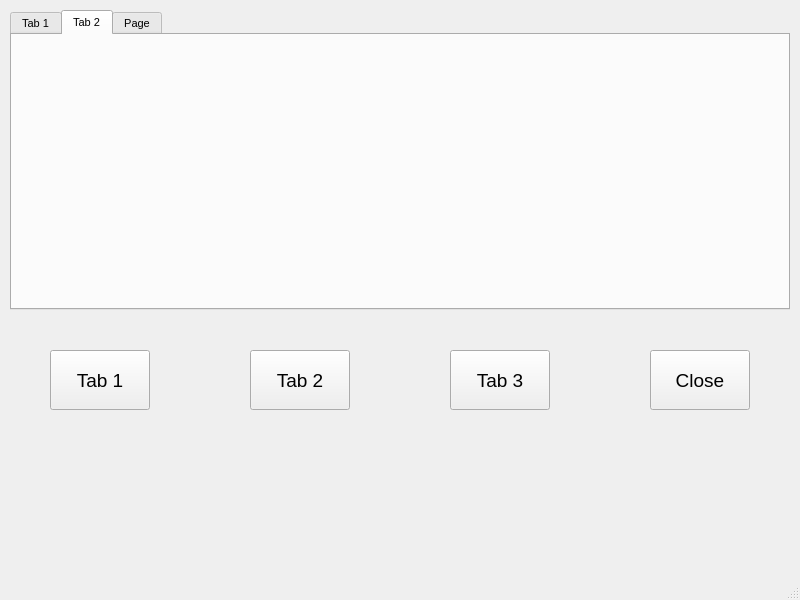
<?xml version="1.0" encoding="UTF-8"?>
<ui version="4.0">
 <class>MainWindow</class>
 <widget class="QMainWindow" name="MainWindow">
  <property name="geometry">
   <rect>
    <x>0</x>
    <y>0</y>
    <width>800</width>
    <height>600</height>
   </rect>
  </property>
  <property name="windowTitle">
   <string>MainWindow</string>
  </property>
  <widget class="QWidget" name="centralwidget">
   <widget class="QTabWidget" name="tabWidget">
    <property name="geometry">
     <rect>
      <x>10</x>
      <y>10</y>
      <width>780</width>
      <height>300</height>
     </rect>
    </property>
    <property name="font">
     <font>
      <pointsize>8</pointsize>
     </font>
    </property>
    <property name="tabShape">
     <enum>QTabWidget::Rounded</enum>
    </property>
    <property name="currentIndex">
     <number>1</number>
    </property>
    <widget class="QWidget" name="tab">
     <attribute name="title">
      <string>Tab 1</string>
     </attribute>
     <widget class="QLabel" name="lbl_img1">
      <property name="geometry">
       <rect>
        <x>10</x>
        <y>10</y>
        <width>750</width>
        <height>250</height>
       </rect>
      </property>
      <property name="text">
       <string/>
      </property>
      <property name="pixmap">
       <pixmap>../Stacked Widget/eiffel.jpg</pixmap>
      </property>
      <property name="scaledContents">
       <bool>true</bool>
      </property>
     </widget>
    </widget>
    <widget class="QWidget" name="tab_2">
     <attribute name="title">
      <string>Tab 2</string>
     </attribute>
     <widget class="QLabel" name="lbl_img2">
      <property name="geometry">
       <rect>
        <x>10</x>
        <y>10</y>
        <width>750</width>
        <height>250</height>
       </rect>
      </property>
      <property name="text">
       <string/>
      </property>
      <property name="pixmap">
       <pixmap>../Stacked Widget/riviera.jpg</pixmap>
      </property>
      <property name="scaledContents">
       <bool>true</bool>
      </property>
     </widget>
    </widget>
    <widget class="QWidget" name="tab_3">
     <property name="styleSheet">
      <string notr="true">background-color: rgb(255, 255, 127);</string>
     </property>
     <attribute name="title">
      <string>Page</string>
     </attribute>
     <widget class="QLabel" name="lbl_text">
      <property name="geometry">
       <rect>
        <x>300</x>
        <y>100</y>
        <width>200</width>
        <height>60</height>
       </rect>
      </property>
      <property name="font">
       <font>
        <pointsize>20</pointsize>
        <weight>75</weight>
        <bold>true</bold>
       </font>
      </property>
      <property name="text">
       <string>The end!</string>
      </property>
      <property name="scaledContents">
       <bool>false</bool>
      </property>
      <property name="alignment">
       <set>Qt::AlignCenter</set>
      </property>
     </widget>
    </widget>
   </widget>
   <widget class="QPushButton" name="btn_tab1">
    <property name="geometry">
     <rect>
      <x>50</x>
      <y>350</y>
      <width>100</width>
      <height>60</height>
     </rect>
    </property>
    <property name="font">
     <font>
      <pointsize>14</pointsize>
      <weight>50</weight>
      <bold>false</bold>
     </font>
    </property>
    <property name="text">
     <string>Tab 1</string>
    </property>
   </widget>
   <widget class="QPushButton" name="btn_tab2">
    <property name="geometry">
     <rect>
      <x>250</x>
      <y>350</y>
      <width>100</width>
      <height>60</height>
     </rect>
    </property>
    <property name="font">
     <font>
      <pointsize>14</pointsize>
      <weight>50</weight>
      <bold>false</bold>
     </font>
    </property>
    <property name="text">
     <string>Tab 2</string>
    </property>
   </widget>
   <widget class="QPushButton" name="btn_tab3">
    <property name="geometry">
     <rect>
      <x>450</x>
      <y>350</y>
      <width>100</width>
      <height>60</height>
     </rect>
    </property>
    <property name="font">
     <font>
      <pointsize>14</pointsize>
      <weight>50</weight>
      <bold>false</bold>
     </font>
    </property>
    <property name="text">
     <string>Tab 3</string>
    </property>
   </widget>
   <widget class="QPushButton" name="btn_close">
    <property name="geometry">
     <rect>
      <x>650</x>
      <y>350</y>
      <width>100</width>
      <height>60</height>
     </rect>
    </property>
    <property name="font">
     <font>
      <pointsize>14</pointsize>
      <weight>50</weight>
      <bold>false</bold>
     </font>
    </property>
    <property name="text">
     <string>Close</string>
    </property>
   </widget>
  </widget>
  <widget class="QMenuBar" name="menubar">
   <property name="geometry">
    <rect>
     <x>0</x>
     <y>0</y>
     <width>800</width>
     <height>26</height>
    </rect>
   </property>
  </widget>
  <widget class="QStatusBar" name="statusbar"/>
 </widget>
 <resources/>
 <connections/>
</ui>
